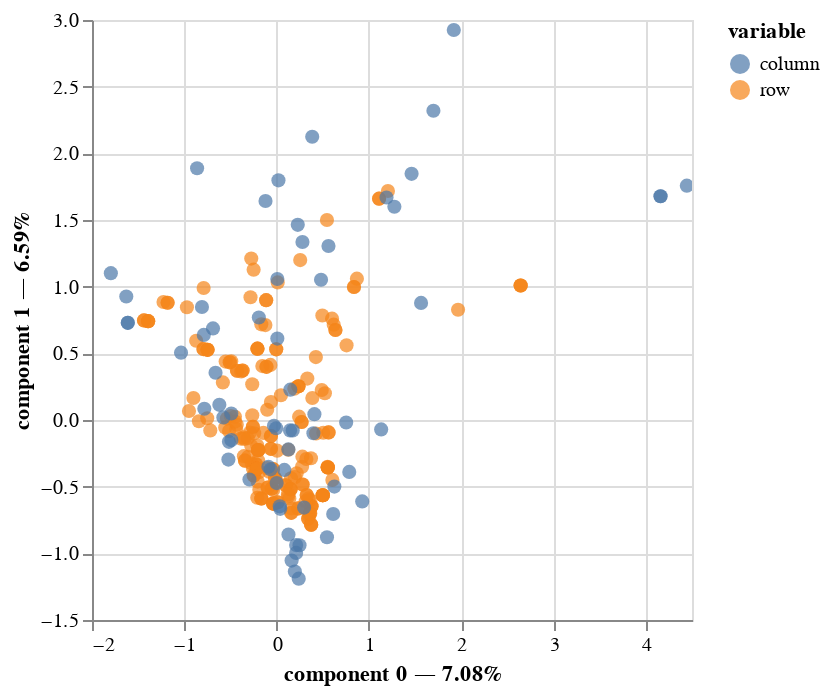

This figure's notebook cell:
### Code cell
# instantiate MCA class
mca = prince.MCA(n_components = 2)
# get principal components
mca = mca.fit(df_cat_attr)

#mca = mca.transform(df[cat_attr])

# project categories onto mca copmonents
# implicitly calls transform(X)
# what we want to see is for the points belonging to the same color to be as far apart as possible, for all colors
#mca.plot(df[cat_attr])
mca.plot(df[cat_attr])

#ax.get_figure()

### Figure 1 — Vega-Lite specification as saved in the notebook (floating-point values rounded to 4 significant figures; data arrays with more than 128 entries replaced by an {"elided": "..."} marker saying what was removed)
{"config": {"view": {"continuousWidth": 300, "continuousHeight": 300}}, "data": {"name": "data-6dc9590f29da9b227dc244e29ca6956d"}, "mark": {"type": "circle", "size": 50}, "encoding": {"color": {"field": "variable", "type": "nominal"}, "tooltip": [{"field": "variable", "type": "nominal"}, {"field": "value", "type": "nominal"}, {"field": "component 0", "type": "quantitative"}, {"field": "component 1", "type": "quantitative"}], "x": {"axis": {"title": "component 0 — 7.08%"}, "field": "component 0", "scale": {"zero": false}, "type": "quantitative"}, "y": {"axis": {"title": "component 1 — 6.59%"}, "field": "component 1", "scale": {"zero": false}, "type": "quantitative"}}, "params": [{"name": "param_1", "select": {"type": "interval", "encodings": ["x", "y"]}, "bind": "scales"}], "$schema": "https://vega.github.io/schema/vega-lite/v5.14.1.json", "datasets": {"data-6dc9590f29da9b227dc244e29ca6956d": {"elided": "271 records"}}}
